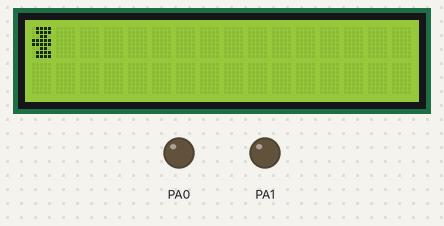
The program below on a simulated ATmega32, built with avr-gcc and emulated at 11.0592 MHz. Shown: 16×2 character LCD, output pins drawn as LEDs (lit = HIGH). Wiring (inferred from the names in the program): character LCD (HD44780): RS PA2; E PA3; data PA4, PA5, PA6, PA7. Pins used as bus, display or sensor lines are not drawn. At 1.8 s the program stops and its outputs stay as they are.

Above: at 0.3 s.

The program:

main.c
```c
/*
 * main.c
 *  PORTB |=  1<<x; // 1 do x-tego bity
 *  DDRA  &=  ~(1<<4); // 0 do x-tego bitu
 *	if(!(PIND&(1<<3))) // Sprawdzamy czy false na 3 bicie
 *  LED control program
 *  Created on: 28-02-2018
 *      Author: Adrian Setniewski
 */
#include <avr/io.h>
#include <avr/delay.h>
#include "lcd.h"

FILE lcdout = FDEV_SETUP_STREAM(uart_putchar, NULL, _FDEV_SETUP_WRITE);


// Write custom letter to the screen
void write_letter_i(){
	lcd_write_instr(0x40);
	lcd_write_data(0b00001111);
	lcd_write_data(0b00001111);
	lcd_write_data(0b00000110);
	lcd_write_data(0b00011111);
	lcd_write_data(0b00011111);
	lcd_write_data(0b00000110);
	lcd_write_data(0b00001111);
	lcd_write_data(0b00001111);
	lcd_write_instr(0x80);
	lcd_write_data(0);
}

int main(void) {
	lcdinit();

	// char d[] = "some string";
	// write
	// lcd_write_dataL(d);

	// pos 1,4
	// lcd_write_text_xy(1,4, d);//

	// using fprintf
	// fprintf(&lcdout, "Ala ma %.1f kotow", 5.3f);
	// lcd_write_text_xy(0, 16, "AAAA");

	lcd_disable_cursor();

	write_letter_i();

	while (1) {
		// lcd_write_instr(0x18); // text moving
		_delay_ms(500);


	}
}
```

lcd.c
```c
/*
 * lcd.c
 *  PORTB |=  1<<x; // 1 do x-tego bity
 *  DDRA  &=  ~(1<<4); // 0 do x-tego bitu
 *	if(!(PIND&(1<<3))) // Sprawdzamy czy false na 3 bicie
 *  Created on: 07-03-2018
 *      Author: psm7
 */
#include <avr/delay.h>
#include "lcd.h"

void lcdinit(void) {
	_delay_ms(45);
	LCD_DDR = 0xFF;
	lcd_write_instr(0x33); // 0011 i 0011 set 8 bit - weird init...
	lcd_write_instr(0x32); // 0011 i 0010 set 4 bit - eventually 4 bit register!
	lcd_write_instr(0x28);
	lcd_write_instr(0x08);
	lcd_write_instr(0x01);
	lcd_write_instr(0x06);
	lcd_write_instr(0x0F);
}

void lcd_disable_cursor(void){
	lcd_write_instr(0xC);
}

int uart_putchar(char c, FILE *stream) {
	lcd_write_data(c);
	return 0;
}

void lcd_write_dataL(char* tab) {

	/*for(unsigned int i=0;i<strlen(tab);i++){
	 lcd_write_data((uint8_t)tab[i]);
	 }*/
	while (*tab != 0) {
		lcd_write_data(*(tab++));
	}

}

void lcd_write_instr(uint8_t data) {

	LCD_PORT &= ~(1 << LCD_RS);

	LCD_PORT |= (1 << LCD_E);

	LCD_PORT = (LCD_PORT & 0x0F) | (data & 0xF0);
	_delay_ms(3);

	LCD_PORT &= ~(1 << LCD_E);
	_delay_ms(3);

	LCD_PORT |= (1 << LCD_E);

	LCD_PORT = (LCD_PORT & 0x0F) | (data << 4);
	_delay_ms(3);

	LCD_PORT &= ~(1 << LCD_E);
	_delay_ms(3);
}

void lcd_clear(void) {
	lcd_write_data(0x01);
}

void lcd_write_data(uint8_t data) {

	LCD_PORT |= (1 << LCD_RS);

	LCD_PORT |= (1 << LCD_E);

	LCD_PORT = (LCD_PORT & 0x0F) | (data & 0xF0);
	_delay_ms(3);

	LCD_PORT &= ~(1 << LCD_E);
	_delay_ms(3);

	LCD_PORT |= (1 << LCD_E);

	LCD_PORT = (LCD_PORT & 0x0F) | (data << 4);
	_delay_ms(3);

	LCD_PORT &= ~(1 << LCD_E);
	_delay_ms(3);
}

void lcd_set_xy(uint8_t r, uint8_t k) {
	lcd_write_instr(0x80 + k + 0x40 * r);

}

void lcd_write_text_xy(uint8_t r, uint8_t k, char *text) {
	lcd_set_xy(r, k);
	lcd_write_dataL(text);
}
```

lcd.h
```c
/*
 * lcd.h
 *
 *  Created on: 07-03-2018
 *      Author: psm7
 */

#ifndef LCD_H_
#define LCD_H_

#include <avr/io.h>
#include <stdio.h>

// For our use
#define LCD_PORT PORTA
#define LCD_E 3
#define LCD_RS 2
#define LCD_DDR DDRA

int uart_putchar(char c, FILE* stream);


//inicjalizacja wyswietlacza
void lcdinit(void);

void lcd_disable_cursor(void);

void lcd_write_dataL(char* tab);

//funkcja wysyłająca
void lcd_write_instr(uint8_t data);

//funkcja realizująca instrukcję czyść wyświetlacz
void lcd_clear(void);

//funckja wysyłająca pojedynczą daną do wyświetlacza
void lcd_write_data(uint8_t data);

//funkcja ustawiającakursor na pozycji xy
void lcd_set_xy(uint8_t r, uint8_t k);

//funkcja wyświetlająca tekst znajdujący sie w w pamięci danych(!!!) począwszy od pozycji xy.
void lcd_write_text_xy(uint8_t r, uint8_t k, char *text);


#endif /* LCD_H_ */
```
